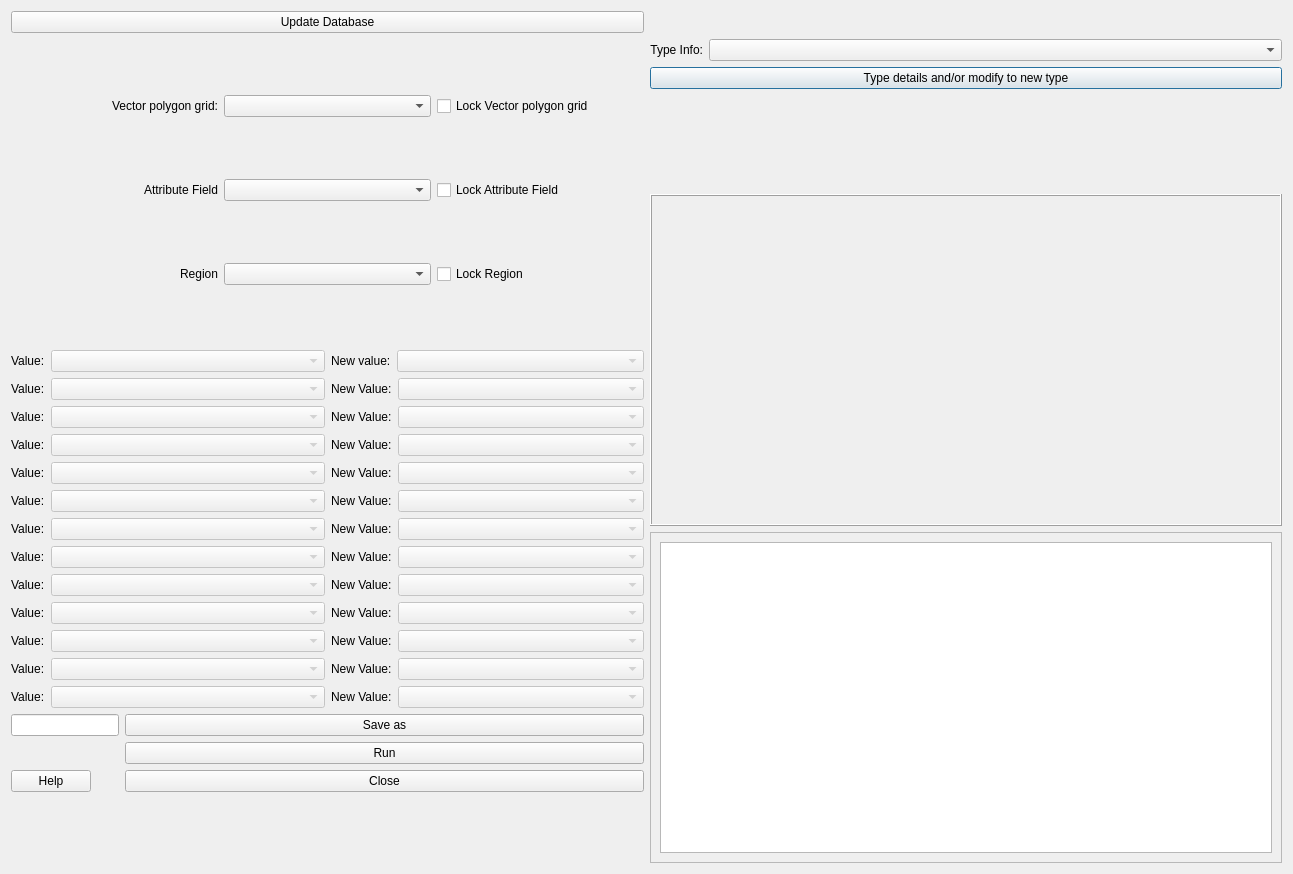
<?xml version="1.0" encoding="UTF-8"?>
<ui version="4.0">
 <class>Urban_type_creatorDialogBase</class>
 <widget class="QDialog" name="Urban_type_creatorDialogBase">
  <property name="geometry">
   <rect>
    <x>0</x>
    <y>0</y>
    <width>1293</width>
    <height>874</height>
   </rect>
  </property>
  <property name="minimumSize">
   <size>
    <width>0</width>
    <height>800</height>
   </size>
  </property>
  <property name="windowTitle">
   <string>Urban_type_creator</string>
  </property>
  <layout class="QGridLayout" name="gridLayout_2">
   <item row="1" column="0" rowspan="2">
    <layout class="QGridLayout" name="gridLayout">
     <property name="sizeConstraint">
      <enum>QLayout::SetMaximumSize</enum>
     </property>
     <item row="1" column="0">
      <widget class="QLabel" name="label_2">
       <property name="text">
        <string>Attribute Field</string>
       </property>
       <property name="alignment">
        <set>Qt::AlignRight|Qt::AlignTrailing|Qt::AlignVCenter</set>
       </property>
      </widget>
     </item>
     <item row="1" column="2">
      <widget class="QCheckBox" name="checkBoxA">
       <property name="text">
        <string>Lock Attribute Field</string>
       </property>
      </widget>
     </item>
     <item row="2" column="2">
      <widget class="QCheckBox" name="checkBoxA_2">
       <property name="text">
        <string>Lock Region</string>
       </property>
      </widget>
     </item>
     <item row="2" column="0">
      <widget class="QLabel" name="label_3">
       <property name="text">
        <string>Region</string>
       </property>
       <property name="alignment">
        <set>Qt::AlignRight|Qt::AlignTrailing|Qt::AlignVCenter</set>
       </property>
      </widget>
     </item>
     <item row="1" column="1">
      <widget class="QComboBox" name="comboBoxField">
       <property name="enabled">
        <bool>true</bool>
       </property>
      </widget>
     </item>
     <item row="0" column="1">
      <widget class="QgsMapLayerComboBox" name="comboBoxVector">
       <property name="sizePolicy">
        <sizepolicy hsizetype="Preferred" vsizetype="Preferred">
         <horstretch>0</horstretch>
         <verstretch>0</verstretch>
        </sizepolicy>
       </property>
      </widget>
     </item>
     <item row="0" column="0">
      <widget class="QLabel" name="label">
       <property name="text">
        <string>Vector polygon grid:</string>
       </property>
       <property name="alignment">
        <set>Qt::AlignRight|Qt::AlignTrailing|Qt::AlignVCenter</set>
       </property>
      </widget>
     </item>
     <item row="0" column="2">
      <widget class="QCheckBox" name="checkBoxV">
       <property name="text">
        <string>Lock Vector polygon grid</string>
       </property>
      </widget>
     </item>
     <item row="2" column="1">
      <widget class="QComboBox" name="comboBoxField_2">
       <property name="enabled">
        <bool>true</bool>
       </property>
      </widget>
     </item>
    </layout>
   </item>
   <item row="2" column="1" rowspan="2">
    <widget class="QLabel" name="Qlabel">
     <property name="sizePolicy">
      <sizepolicy hsizetype="MinimumExpanding" vsizetype="MinimumExpanding">
       <horstretch>0</horstretch>
       <verstretch>0</verstretch>
      </sizepolicy>
     </property>
     <property name="minimumSize">
      <size>
       <width>0</width>
       <height>150</height>
      </size>
     </property>
     <property name="maximumSize">
      <size>
       <width>1600000</width>
       <height>500</height>
      </size>
     </property>
     <property name="contextMenuPolicy">
      <enum>Qt::DefaultContextMenu</enum>
     </property>
     <property name="layoutDirection">
      <enum>Qt::LeftToRight</enum>
     </property>
     <property name="frameShape">
      <enum>QFrame::Box</enum>
     </property>
     <property name="frameShadow">
      <enum>QFrame::Raised</enum>
     </property>
     <property name="text">
      <string/>
     </property>
    </widget>
   </item>
   <item row="1" column="1">
    <layout class="QFormLayout" name="formLayout">
     <item row="0" column="0">
      <widget class="QLabel" name="label_4">
       <property name="text">
        <string>Type Info:</string>
       </property>
       <property name="alignment">
        <set>Qt::AlignRight|Qt::AlignTrailing|Qt::AlignVCenter</set>
       </property>
      </widget>
     </item>
     <item row="0" column="1">
      <widget class="QComboBox" name="comboBoxType">
       <property name="enabled">
        <bool>true</bool>
       </property>
       <property name="currentIndex">
        <number>-1</number>
       </property>
      </widget>
     </item>
     <item row="1" column="0" colspan="2">
      <widget class="QPushButton" name="editTypeButton">
       <property name="enabled">
        <bool>true</bool>
       </property>
       <property name="text">
        <string>Type details and/or modify to new type</string>
       </property>
      </widget>
     </item>
    </layout>
   </item>
   <item row="5" column="0">
    <layout class="QFormLayout" name="formLayout_2">
     <item row="1" column="0">
      <widget class="QLineEdit" name="textOutput"/>
     </item>
     <item row="1" column="1">
      <widget class="QPushButton" name="pushButtonSave">
       <property name="text">
        <string>Save as</string>
       </property>
      </widget>
     </item>
     <item row="2" column="1">
      <widget class="QPushButton" name="runButton">
       <property name="text">
        <string>Run</string>
       </property>
      </widget>
     </item>
     <item row="4" column="0">
      <widget class="QPushButton" name="helpButton">
       <property name="text">
        <string>Help</string>
       </property>
      </widget>
     </item>
     <item row="4" column="1">
      <widget class="QPushButton" name="closeButton">
       <property name="enabled">
        <bool>true</bool>
       </property>
       <property name="text">
        <string>Close</string>
       </property>
      </widget>
     </item>
    </layout>
   </item>
   <item row="3" column="0" rowspan="2">
    <layout class="QGridLayout" name="gridLayout_3">
     <item row="11" column="1">
      <layout class="QFormLayout" name="formLayout_26">
       <item row="0" column="0">
        <widget class="QLabel" name="label_29">
         <property name="text">
          <string>&lt;html&gt;&lt;head/&gt;&lt;body&gt;&lt;p&gt;New Value:&lt;/p&gt;&lt;/body&gt;&lt;/html&gt;</string>
         </property>
        </widget>
       </item>
       <item row="0" column="1">
        <widget class="QComboBox" name="comboBoxNew12">
         <property name="enabled">
          <bool>false</bool>
         </property>
        </widget>
       </item>
      </layout>
     </item>
     <item row="4" column="0">
      <layout class="QFormLayout" name="formLayout_16">
       <item row="0" column="0">
        <widget class="QLabel" name="CBlabel3_8">
         <property name="text">
          <string>&lt;html&gt;&lt;head/&gt;&lt;body&gt;&lt;p&gt;Value:&lt;/p&gt;&lt;/body&gt;&lt;/html&gt;</string>
         </property>
        </widget>
       </item>
       <item row="0" column="1">
        <widget class="QComboBox" name="comboBoxClass5">
         <property name="enabled">
          <bool>false</bool>
         </property>
         <property name="editable">
          <bool>false</bool>
         </property>
        </widget>
       </item>
      </layout>
     </item>
     <item row="9" column="0">
      <layout class="QFormLayout" name="formLayout_38">
       <item row="0" column="0">
        <widget class="QLabel" name="CBlabel3_13">
         <property name="text">
          <string>&lt;html&gt;&lt;head/&gt;&lt;body&gt;&lt;p&gt;Value:&lt;/p&gt;&lt;/body&gt;&lt;/html&gt;</string>
         </property>
        </widget>
       </item>
       <item row="0" column="1">
        <widget class="QComboBox" name="comboBoxClass10">
         <property name="enabled">
          <bool>false</bool>
         </property>
         <property name="editable">
          <bool>false</bool>
         </property>
        </widget>
       </item>
      </layout>
     </item>
     <item row="9" column="1">
      <layout class="QFormLayout" name="formLayout_25">
       <item row="0" column="0">
        <widget class="QLabel" name="label_28">
         <property name="text">
          <string>&lt;html&gt;&lt;head/&gt;&lt;body&gt;&lt;p&gt;New Value:&lt;/p&gt;&lt;/body&gt;&lt;/html&gt;</string>
         </property>
        </widget>
       </item>
       <item row="0" column="1">
        <widget class="QComboBox" name="comboBoxNew10">
         <property name="enabled">
          <bool>false</bool>
         </property>
        </widget>
       </item>
      </layout>
     </item>
     <item row="10" column="0">
      <layout class="QFormLayout" name="formLayout_39">
       <item row="0" column="0">
        <widget class="QLabel" name="CBlabel3_14">
         <property name="text">
          <string>&lt;html&gt;&lt;head/&gt;&lt;body&gt;&lt;p&gt;Value:&lt;/p&gt;&lt;/body&gt;&lt;/html&gt;</string>
         </property>
        </widget>
       </item>
       <item row="0" column="1">
        <widget class="QComboBox" name="comboBoxClass11">
         <property name="enabled">
          <bool>false</bool>
         </property>
         <property name="editable">
          <bool>false</bool>
         </property>
        </widget>
       </item>
      </layout>
     </item>
     <item row="8" column="1">
      <layout class="QFormLayout" name="formLayout_28">
       <item row="0" column="0">
        <widget class="QLabel" name="label_31">
         <property name="text">
          <string>&lt;html&gt;&lt;head/&gt;&lt;body&gt;&lt;p&gt;New Value:&lt;/p&gt;&lt;/body&gt;&lt;/html&gt;</string>
         </property>
        </widget>
       </item>
       <item row="0" column="1">
        <widget class="QComboBox" name="comboBoxNew9">
         <property name="enabled">
          <bool>false</bool>
         </property>
        </widget>
       </item>
      </layout>
     </item>
     <item row="5" column="0">
      <layout class="QFormLayout" name="formLayout_17">
       <item row="0" column="0">
        <widget class="QLabel" name="CBlabel3_9">
         <property name="text">
          <string>&lt;html&gt;&lt;head/&gt;&lt;body&gt;&lt;p&gt;Value:&lt;/p&gt;&lt;/body&gt;&lt;/html&gt;</string>
         </property>
        </widget>
       </item>
       <item row="0" column="1">
        <widget class="QComboBox" name="comboBoxClass6">
         <property name="enabled">
          <bool>false</bool>
         </property>
         <property name="editable">
          <bool>false</bool>
         </property>
        </widget>
       </item>
      </layout>
     </item>
     <item row="12" column="1">
      <layout class="QFormLayout" name="formLayout_27">
       <item row="0" column="0">
        <widget class="QLabel" name="label_30">
         <property name="text">
          <string>&lt;html&gt;&lt;head/&gt;&lt;body&gt;&lt;p&gt;New Value:&lt;/p&gt;&lt;/body&gt;&lt;/html&gt;</string>
         </property>
        </widget>
       </item>
       <item row="0" column="1">
        <widget class="QComboBox" name="comboBoxNew13">
         <property name="enabled">
          <bool>false</bool>
         </property>
        </widget>
       </item>
      </layout>
     </item>
     <item row="3" column="0">
      <layout class="QFormLayout" name="formLayout_15">
       <item row="0" column="0">
        <widget class="QLabel" name="CBlabel3_7">
         <property name="text">
          <string>&lt;html&gt;&lt;head/&gt;&lt;body&gt;&lt;p&gt;Value:&lt;/p&gt;&lt;/body&gt;&lt;/html&gt;</string>
         </property>
        </widget>
       </item>
       <item row="0" column="1">
        <widget class="QComboBox" name="comboBoxClass4">
         <property name="enabled">
          <bool>false</bool>
         </property>
         <property name="editable">
          <bool>false</bool>
         </property>
        </widget>
       </item>
      </layout>
     </item>
     <item row="6" column="1">
      <layout class="QFormLayout" name="formLayout_24">
       <item row="0" column="0">
        <widget class="QLabel" name="label_27">
         <property name="text">
          <string>&lt;html&gt;&lt;head/&gt;&lt;body&gt;&lt;p&gt;New Value:&lt;/p&gt;&lt;/body&gt;&lt;/html&gt;</string>
         </property>
        </widget>
       </item>
       <item row="0" column="1">
        <widget class="QComboBox" name="comboBoxNew7">
         <property name="enabled">
          <bool>false</bool>
         </property>
        </widget>
       </item>
      </layout>
     </item>
     <item row="12" column="0">
      <layout class="QFormLayout" name="formLayout_41">
       <item row="0" column="1">
        <widget class="QComboBox" name="comboBoxClass13">
         <property name="enabled">
          <bool>false</bool>
         </property>
         <property name="editable">
          <bool>false</bool>
         </property>
        </widget>
       </item>
       <item row="0" column="0">
        <widget class="QLabel" name="CBlabel3_16">
         <property name="text">
          <string>&lt;html&gt;&lt;head/&gt;&lt;body&gt;&lt;p&gt;Value:&lt;/p&gt;&lt;/body&gt;&lt;/html&gt;</string>
         </property>
        </widget>
       </item>
      </layout>
     </item>
     <item row="0" column="1">
      <layout class="QFormLayout" name="formLayout_35">
       <item row="0" column="0">
        <widget class="QLabel" name="label_34">
         <property name="text">
          <string>&lt;html&gt;&lt;head/&gt;&lt;body&gt;&lt;p&gt;New value:&lt;/p&gt;&lt;/body&gt;&lt;/html&gt;</string>
         </property>
        </widget>
       </item>
       <item row="0" column="1">
        <widget class="QComboBox" name="comboBoxNew1">
         <property name="enabled">
          <bool>false</bool>
         </property>
        </widget>
       </item>
      </layout>
     </item>
     <item row="7" column="0">
      <layout class="QFormLayout" name="formLayout_36">
       <item row="0" column="0">
        <widget class="QLabel" name="CBlabel3_11">
         <property name="text">
          <string>&lt;html&gt;&lt;head/&gt;&lt;body&gt;&lt;p&gt;Value:&lt;/p&gt;&lt;/body&gt;&lt;/html&gt;</string>
         </property>
        </widget>
       </item>
       <item row="0" column="1">
        <widget class="QComboBox" name="comboBoxClass8">
         <property name="enabled">
          <bool>false</bool>
         </property>
         <property name="editable">
          <bool>false</bool>
         </property>
        </widget>
       </item>
      </layout>
     </item>
     <item row="8" column="0">
      <layout class="QFormLayout" name="formLayout_37">
       <item row="0" column="0">
        <widget class="QLabel" name="CBlabel3_12">
         <property name="text">
          <string>&lt;html&gt;&lt;head/&gt;&lt;body&gt;&lt;p&gt;Value:&lt;/p&gt;&lt;/body&gt;&lt;/html&gt;</string>
         </property>
        </widget>
       </item>
       <item row="0" column="1">
        <widget class="QComboBox" name="comboBoxClass9">
         <property name="enabled">
          <bool>false</bool>
         </property>
         <property name="editable">
          <bool>false</bool>
         </property>
        </widget>
       </item>
      </layout>
     </item>
     <item row="2" column="0">
      <layout class="QFormLayout" name="formLayout_14">
       <item row="0" column="0">
        <widget class="QLabel" name="CBlabel3_6">
         <property name="text">
          <string>&lt;html&gt;&lt;head/&gt;&lt;body&gt;&lt;p&gt;Value:&lt;/p&gt;&lt;/body&gt;&lt;/html&gt;</string>
         </property>
        </widget>
       </item>
       <item row="0" column="1">
        <widget class="QComboBox" name="comboBoxClass3">
         <property name="enabled">
          <bool>false</bool>
         </property>
         <property name="editable">
          <bool>false</bool>
         </property>
        </widget>
       </item>
      </layout>
     </item>
     <item row="4" column="1">
      <layout class="QFormLayout" name="formLayout_22">
       <item row="0" column="0">
        <widget class="QLabel" name="label_25">
         <property name="text">
          <string>&lt;html&gt;&lt;head/&gt;&lt;body&gt;&lt;p&gt;New Value:&lt;/p&gt;&lt;/body&gt;&lt;/html&gt;</string>
         </property>
        </widget>
       </item>
       <item row="0" column="1">
        <widget class="QComboBox" name="comboBoxNew5">
         <property name="enabled">
          <bool>false</bool>
         </property>
        </widget>
       </item>
      </layout>
     </item>
     <item row="1" column="1">
      <layout class="QFormLayout" name="formLayout_30">
       <item row="0" column="0">
        <widget class="QLabel" name="label_33">
         <property name="text">
          <string>&lt;html&gt;&lt;head/&gt;&lt;body&gt;&lt;p&gt;New Value:&lt;/p&gt;&lt;/body&gt;&lt;/html&gt;</string>
         </property>
        </widget>
       </item>
       <item row="0" column="1">
        <widget class="QComboBox" name="comboBoxNew2">
         <property name="enabled">
          <bool>false</bool>
         </property>
        </widget>
       </item>
      </layout>
     </item>
     <item row="6" column="0">
      <layout class="QFormLayout" name="formLayout_18">
       <item row="0" column="0">
        <widget class="QLabel" name="CBlabel3_10">
         <property name="text">
          <string>&lt;html&gt;&lt;head/&gt;&lt;body&gt;&lt;p&gt;Value:&lt;/p&gt;&lt;/body&gt;&lt;/html&gt;</string>
         </property>
        </widget>
       </item>
       <item row="0" column="1">
        <widget class="QComboBox" name="comboBoxClass7">
         <property name="enabled">
          <bool>false</bool>
         </property>
         <property name="editable">
          <bool>false</bool>
         </property>
        </widget>
       </item>
      </layout>
     </item>
     <item row="11" column="0">
      <layout class="QFormLayout" name="formLayout_40">
       <item row="0" column="0">
        <widget class="QLabel" name="CBlabel3_15">
         <property name="text">
          <string>&lt;html&gt;&lt;head/&gt;&lt;body&gt;&lt;p&gt;Value:&lt;/p&gt;&lt;/body&gt;&lt;/html&gt;</string>
         </property>
        </widget>
       </item>
       <item row="0" column="1">
        <widget class="QComboBox" name="comboBoxClass12">
         <property name="enabled">
          <bool>false</bool>
         </property>
         <property name="editable">
          <bool>false</bool>
         </property>
        </widget>
       </item>
      </layout>
     </item>
     <item row="10" column="1">
      <layout class="QFormLayout" name="formLayout_29">
       <item row="0" column="0">
        <widget class="QLabel" name="label_32">
         <property name="text">
          <string>&lt;html&gt;&lt;head/&gt;&lt;body&gt;&lt;p&gt;New Value:&lt;/p&gt;&lt;/body&gt;&lt;/html&gt;</string>
         </property>
        </widget>
       </item>
       <item row="0" column="1">
        <widget class="QComboBox" name="comboBoxNew11">
         <property name="enabled">
          <bool>false</bool>
         </property>
        </widget>
       </item>
      </layout>
     </item>
     <item row="7" column="1">
      <layout class="QFormLayout" name="formLayout_23">
       <item row="0" column="1">
        <widget class="QComboBox" name="comboBoxNew8">
         <property name="enabled">
          <bool>false</bool>
         </property>
        </widget>
       </item>
       <item row="0" column="0">
        <widget class="QLabel" name="label_26">
         <property name="text">
          <string>&lt;html&gt;&lt;head/&gt;&lt;body&gt;&lt;p&gt;New Value:&lt;/p&gt;&lt;/body&gt;&lt;/html&gt;</string>
         </property>
        </widget>
       </item>
      </layout>
     </item>
     <item row="0" column="0">
      <layout class="QFormLayout" name="formLayout_9">
       <item row="0" column="0">
        <widget class="QLabel" name="CBlabel3_4">
         <property name="text">
          <string>&lt;html&gt;&lt;head/&gt;&lt;body&gt;&lt;p&gt;Value:&lt;/p&gt;&lt;/body&gt;&lt;/html&gt;</string>
         </property>
        </widget>
       </item>
       <item row="0" column="1">
        <widget class="QComboBox" name="comboBoxClass1">
         <property name="enabled">
          <bool>false</bool>
         </property>
         <property name="editable">
          <bool>false</bool>
         </property>
        </widget>
       </item>
      </layout>
     </item>
     <item row="2" column="1">
      <layout class="QFormLayout" name="formLayout_20">
       <item row="0" column="0">
        <widget class="QLabel" name="label_23">
         <property name="text">
          <string>&lt;html&gt;&lt;head/&gt;&lt;body&gt;&lt;p&gt;New Value:&lt;/p&gt;&lt;/body&gt;&lt;/html&gt;</string>
         </property>
        </widget>
       </item>
       <item row="0" column="1">
        <widget class="QComboBox" name="comboBoxNew3">
         <property name="enabled">
          <bool>false</bool>
         </property>
        </widget>
       </item>
      </layout>
     </item>
     <item row="3" column="1">
      <layout class="QFormLayout" name="formLayout_19">
       <item row="0" column="0">
        <widget class="QLabel" name="label_22">
         <property name="text">
          <string>&lt;html&gt;&lt;head/&gt;&lt;body&gt;&lt;p&gt;New Value:&lt;/p&gt;&lt;/body&gt;&lt;/html&gt;</string>
         </property>
        </widget>
       </item>
       <item row="0" column="1">
        <widget class="QComboBox" name="comboBoxNew4">
         <property name="enabled">
          <bool>false</bool>
         </property>
        </widget>
       </item>
      </layout>
     </item>
     <item row="5" column="1">
      <layout class="QFormLayout" name="formLayout_21">
       <item row="0" column="0">
        <widget class="QLabel" name="label_24">
         <property name="text">
          <string>&lt;html&gt;&lt;head/&gt;&lt;body&gt;&lt;p&gt;New Value:&lt;/p&gt;&lt;/body&gt;&lt;/html&gt;</string>
         </property>
        </widget>
       </item>
       <item row="0" column="1">
        <widget class="QComboBox" name="comboBoxNew6">
         <property name="enabled">
          <bool>false</bool>
         </property>
        </widget>
       </item>
      </layout>
     </item>
     <item row="1" column="0">
      <layout class="QFormLayout" name="formLayout_12">
       <item row="0" column="0">
        <widget class="QLabel" name="CBlabel3_5">
         <property name="text">
          <string>&lt;html&gt;&lt;head/&gt;&lt;body&gt;&lt;p&gt;Value:&lt;/p&gt;&lt;/body&gt;&lt;/html&gt;</string>
         </property>
        </widget>
       </item>
       <item row="0" column="1">
        <widget class="QComboBox" name="comboBoxClass2">
         <property name="enabled">
          <bool>false</bool>
         </property>
         <property name="editable">
          <bool>false</bool>
         </property>
        </widget>
       </item>
      </layout>
     </item>
    </layout>
   </item>
   <item row="4" column="1" rowspan="2">
    <widget class="QFrame" name="frame">
     <property name="sizePolicy">
      <sizepolicy hsizetype="Preferred" vsizetype="Preferred">
       <horstretch>0</horstretch>
       <verstretch>0</verstretch>
      </sizepolicy>
     </property>
     <property name="minimumSize">
      <size>
       <width>0</width>
       <height>250</height>
      </size>
     </property>
     <property name="maximumSize">
      <size>
       <width>16777215</width>
       <height>500</height>
      </size>
     </property>
     <property name="frameShape">
      <enum>QFrame::StyledPanel</enum>
     </property>
     <property name="frameShadow">
      <enum>QFrame::Raised</enum>
     </property>
     <layout class="QVBoxLayout" name="verticalLayout">
      <item>
       <widget class="QTextBrowser" name="textBrowser"/>
      </item>
     </layout>
    </widget>
   </item>
   <item row="0" column="0">
    <widget class="QPushButton" name="pushButtonUpdateDatabase">
     <property name="text">
      <string>Update Database</string>
     </property>
    </widget>
   </item>
  </layout>
 </widget>
 <customwidgets>
  <customwidget>
   <class>QgsMapLayerComboBox</class>
   <extends>QComboBox</extends>
   <header>qgsmaplayercombobox.h</header>
  </customwidget>
 </customwidgets>
 <resources/>
 <connections>
  <connection>
   <sender>closeButton</sender>
   <signal>clicked()</signal>
   <receiver>Urban_type_creatorDialogBase</receiver>
   <slot>accept()</slot>
   <hints>
    <hint type="sourcelabel">
     <x>426</x>
     <y>442</y>
    </hint>
    <hint type="destinationlabel">
     <x>375</x>
     <y>264</y>
    </hint>
   </hints>
  </connection>
  <connection>
   <sender>checkBoxV</sender>
   <signal>clicked(bool)</signal>
   <receiver>comboBoxVector</receiver>
   <slot>setDisabled(bool)</slot>
   <hints>
    <hint type="sourcelabel">
     <x>691</x>
     <y>15</y>
    </hint>
    <hint type="destinationlabel">
     <x>416</x>
     <y>16</y>
    </hint>
   </hints>
  </connection>
  <connection>
   <sender>checkBoxA</sender>
   <signal>clicked(bool)</signal>
   <receiver>comboBoxField</receiver>
   <slot>setDisabled(bool)</slot>
   <hints>
    <hint type="sourcelabel">
     <x>518</x>
     <y>128</y>
    </hint>
    <hint type="destinationlabel">
     <x>312</x>
     <y>129</y>
    </hint>
   </hints>
  </connection>
 </connections>
</ui>
